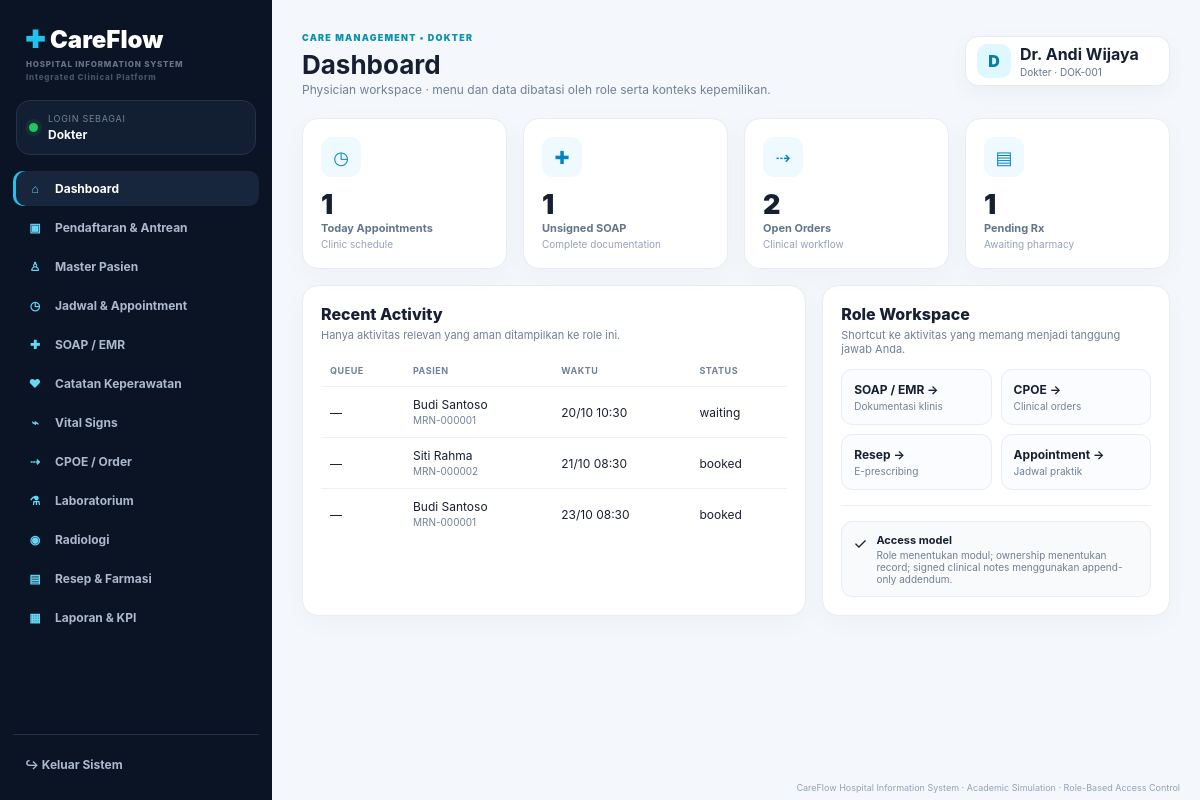
/ (signed in), run on the app's committed database.
### tables this page shows
CREATE TABLE appointments(id INT AUTO_INCREMENT PRIMARY KEY,patient_id INT NOT NULL,doctor_id INT NOT NULL,appointment_date DATETIME NOT NULL,status VARCHAR(30) DEFAULT 'booked',queue_no VARCHAR(20),visit_type VARCHAR(30) DEFAULT 'new',notes TEXT,created_at TIMESTAMP DEFAULT CURRENT_TIMESTAMP);

CREATE TABLE patients(id INT AUTO_INCREMENT PRIMARY KEY,user_id INT NULL,mrn VARCHAR(30) UNIQUE NOT NULL,name VARCHAR(120) NOT NULL,nik VARCHAR(30),gender VARCHAR(20) NOT NULL,birth_date DATE NOT NULL,blood_type VARCHAR(5),phone VARCHAR(30),address TEXT,emergency_contact VARCHAR(120),emergency_phone VARCHAR(30),insurance VARCHAR(80),created_at TIMESTAMP DEFAULT CURRENT_TIMESTAMP);

### config/auth.php (called while the page is built, shortened)
<?php
function base_url(): string { $script=str_replace('\\','/',$_SERVER['SCRIPT_NAME']??'/hospital-system/index.php'); $dir=rtrim(str_replace('\\','/',dirname($script)),'/'); return $dir==='/'?'':$dir; }
function url(string $path=''): string { return base_url().'/'.ltrim($path,'/'); }
function h(?string $v): string { return htmlspecialchars((string)($v ?? ''),ENT_QUOTES,'UTF-8'); }
function current_user_id(): int{return (int)($_SESSION['user']['id']??0);}
function doctor_id(PDO $pdo): int { static $id=null; if($id!==null)return $id; $s=$pdo->prepare('SELECT id FROM doctors WHERE user_id=? LIMIT 1'); $s->execute([current_user_id()]); return $id=(int)($s->fetchColumn()?:0); }
?>

### index.php (the view, shortened to what this page needs)
<?php require_once __DIR__.'/config/database.php';require_once __DIR__.'/config/auth.php';require_login();$role=current_role();$page_title='Dashboard';$stats=[];$recent=[];$focus='';
if($role==='admin'){$stats=[['Active Users',(int)$pdo->query('SELECT COUNT(*) FROM users WHERE is_active=1')->fetchColumn(),'♙','Identity & access'],['Inactive Users',(int)$pdo->query('SELECT COUNT(*) FROM users WHERE is_active=0')->fetchColumn(),'⌁','Account control'],['System Tables',19,'▦','Schema health'],['Audit Events',(int)$pdo->query('SELECT COUNT(*) FROM audit_logs')->fetchColumn(),'⌘','Traceability']];$focus='IT administration & system governance';$recent=$pdo->query("SELECT role,COUNT(*) jumlah FROM users GROUP BY role ORDER BY jumlah DESC")->fetchAll();}
elseif($role==='doctor'){$d=doctor_id($pdo);$stats=[['Today Appointments',(int)$pdo->query("SELECT COUNT(*) FROM appointments WHERE doctor_id=$d AND DATE(appointment_date)=CURDATE() AND status NOT IN ('cancelled','no_show')")->fetchColumn(),'◷','Clinic schedule'],['Unsigned SOAP',(int)$pdo->query("SELECT COUNT(*) FROM encounters WHERE doctor_id=$d AND clinical_status='draft'")->fetchColumn(),'✚','Complete documentation'],['Open Orders',(int)$pdo->query("SELECT COUNT(*) FROM cpoe_orders WHERE ordered_by=".current_user_id()." AND status<>'completed'")->fetchColumn(),'⇢','Clinical workflow'],['Pending Rx',(int)$pdo->query("SELECT COUNT(*) FROM prescriptions WHERE doctor_id=$d AND status='pending'")->fetchColumn(),'▤','Awaiting pharmacy']];$focus='Physician workspace';$s=$pdo->prepare("SELECT a.appointment_date,p.name patient,p.mrn,a.queue_no,a.status FROM appointments a JOIN patients p ON p.id=a.patient_id WHERE a.doctor_id=? ORDER BY a.appointment_date ASC LIMIT 8");$s->execute([$d]);$recent=$s->fetchAll();}
$page_subtitle=$focus.' · menu dan data dibatasi oleh role serta konteks kepemilikan.';include __DIR__.'/includes/header.php';?><div class="grid cards"><?php foreach($stats as $s):?><div class="card stat"><div class="icon"><?=h($s[2])?></div><div class="num"><?=is_float($s[1])?'Rp '.number_format($s[1],0,',','.'):number_format($s[1])?></div><div class="label"><?=h($s[0])?></div><div class="hint"><?=h($s[3])?></div></div><?php endforeach;?></div><div class="grid two" style="margin-top:16px"><div class="card"><div class="card-header"><div><h3 class="section-title">Recent Activity</h3><p class="section-subtitle">Hanya aktivitas relevan yang aman ditampilkan ke role ini.</p></div></div><div class="table-wrap"><table><?php if($role==='admin'):?><tr><th>Role</th><th>Users</th></tr><?php foreach($recent as $r):?><tr><td><?=h(role_label($r['role']))?></td><td><?=h((string)$r['jumlah'])?></td></tr><?php endforeach;?><?php elseif(in_array($role,['doctor'],true)):?><tr><th>Queue</th><th>Pasien</th><th>Waktu</th><th>Status</th></tr><?php foreach($recent as $r):?><tr><td>—</td><td><?=h($r['patient'])?><br><span class="mini"><?=h($r['mrn'])?></span></td><td><?=h(date('d/m H:i',strtotime($r['appointment_date'])))?></td><td><?=h($r['status'])?></td></tr><?php endforeach;?><?php elseif(in_array($role,['laboratory','radiology'],true)):?><tr><th>Pasien</th><th>Order</th><th>Priority</th><th>Status</th></tr><?php foreach($recent as $r):?><tr><td><?=h($r['name'])?></td><td><?=h($r['order_name'])?></td><td><?=h(strtoupper($r['priority']))?></td><td><?=h($r['status'])?></td></tr><?php endforeach;?><?php elseif(in_array($role,['cashier'],true)):?><tr><th>Invoice</th><th>Pasien</th><th>Total</th><th>Status</th></tr><?php foreach($recent as $r):?><tr><td><?=h($r['invoice_no'])?></td><td><?=h($r['name'])?></td><td>Rp <?=number_format($r['total'],0,',','.')?></td><td><?=h($r['status'])?></td></tr><?php endforeach;?><?php elseif($role==='pharmacist'):?><tr><th>Waktu</th><th>Pasien</th><th>Status</th></tr><?php foreach($recent as $r):?><tr><td><?=h(date('d/m H:i',strtotime($r['created_at'])))?></td><td><?=h($r['name'])?></td><td><?=h($r['status'])?></td></tr><?php endforeach;?><?php elseif($role==='medical_record'):?><tr><th>Waktu</th><th>Pasien</th><th>Status EMR</th></tr><?php foreach($recent as $r):?><tr><td><?=h(date('d/m H:i',strtotime($r['encounter_date'])))?></td><td><?=h($r['name'])?></td><td><?=h($r['clinical_status'])?></td></tr><?php endforeach;?><?php elseif($role==='management'):?><tr><th>Tanggal</th><th>Appointments</th></tr><?php foreach($recent as $r):?><tr><td><?=h($r['tanggal'])?></td><td><?=h((string)$r['jumlah'])?></td></tr><?php endforeach;?><?php elseif($role==='auditor'):?><tr><th>Waktu</th><th>User</th><th>Aksi</th><th>Modul</th></tr><?php foreach($recent as $r):?><tr><td><?=h(date('d/m H:i',strtotime($r['created_at'])))?></td><td><?=h($r['user_name']??'System')?></td><td><?=h($r['action'])?></td><td><?=h($r['module'])?></td></tr><?php endforeach;?><?php else:?><tr><th>Dokter</th><th>Waktu</th><th>Status</th></tr><?php foreach($recent as $r):?><tr><td><?=h($r['doctor'])?></td><td><?=h(date('d/m/Y H:i',strtotime($r['appointment_date'])))?></td><td><?=h($r['status'])?></td></tr><?php endforeach;?><?php endif;?></table></div></div>
<div class="card"><div class="card-header"><div><h3 class="section-title">Role Workspace</h3><p class="section-subtitle">Shortcut ke aktivitas yang memang menjadi tanggung jawab Anda.</p></div></div><?php $links=['admin'=>[['User & Access','user_management.php','Akun dan role'],['System Health','system_health.php','Schema dan health check']], 'doctor'=>[['SOAP / EMR','encounters.php','Dokumentasi klinis'],['CPOE','cpoe.php','Clinical orders'],['Resep','prescriptions.php','E-prescribing'],['Appointment','appointments.php','Jadwal praktik']], 'nurse'=>[['Antrean','registration.php','Patient flow'],['Vital Signs','vitals.php','Monitoring'],['Nursing Notes','nursing.php','Asuhan keperawatan'],['Appointment','appointments.php','Queue'],], 'pharmacist'=>[['Resep & Farmasi','prescriptions.php','Verification & dispensing'],['Stok Obat','medicines.php','Inventory'],['Laporan & KPI','reports.php','Pharmacy KPI']], 'cashier'=>[['Billing / Kasir','billing.php','Invoice & payment'],['Laporan & KPI','reports.php','Revenue cycle']], 'registration'=>[['Pendaftaran','registration.php','Patient registration'],['Appointment','appointments.php','Scheduling'],['Master Pasien','patients.php','MPI']], 'medical_record'=>[['SOAP / EMR','encounters.php','Review chart'],['Catatan Keperawatan','nursing.php','Review nursing documentation'],['Laporan & KPI','reports.php','Record completeness']], 'laboratory'=>[['CPOE / Order','cpoe.php','Lab worklist'],['Laboratorium','lab.php','Result verification']], 'radiology'=>[['CPOE / Order','cpoe.php','Imaging worklist'],['Radiologi','radiology.php','Reporting']], 'management'=>[['Laporan & KPI','reports.php','Executive KPI']], 'auditor'=>[['Audit Trail','audit.php','Traceability']], 'patient'=>[['Appointment','appointments.php','Jadwal saya'],['Vital Signs','vitals.php','Riwayat vital'],['Resep & Farmasi','prescriptions.php','Resep saya'],['Billing / Kasir','billing.php','Tagihan saya']]][$role]??[];?><div class="quick-grid"><?php foreach($links as $l):?><a class="quick" href="<?=h(url($l[1]))?>"><strong><?=h($l[0])?> →</strong><span><?=h($l[2])?></span></a><?php endforeach;?></div><div class="divider"></div><div class="notice"><div>✓</div><div><strong>Access model</strong><span>Role menentukan modul; ownership menentukan record; signed clinical notes menggunakan append-only addendum.</span></div></div></div></div><?php include __DIR__.'/includes/footer.php';?>

### data on the page
appointments: patient.name "Budi Santoso", patient.mrn "MRN-000001", appointment_date "20/10 10:30", status "waiting"
appointments: patient.name "Siti Rahma", patient.mrn "MRN-000002", appointment_date "21/10 08:30", status "booked"
appointments: patient.name "Budi Santoso", patient.mrn "MRN-000001", appointment_date "23/10 08:30", status "booked"

### other printed values
role_label($role) "Dokter"
$item['icon'] "⌂"
$item['label'] "Dashboard"
$item['icon'] "▣"
$item['label'] "Pendaftaran & Antrean"
$item['icon'] "♙"
$item['label'] "Master Pasien"
$item['icon'] "◷"
$item['label'] "Jadwal & Appointment"
$item['icon'] "✚"
$item['label'] "SOAP / EMR"
$item['icon'] "♥"
$item['label'] "Catatan Keperawatan"
$item['icon'] "⌁"
$item['label'] "Vital Signs"
